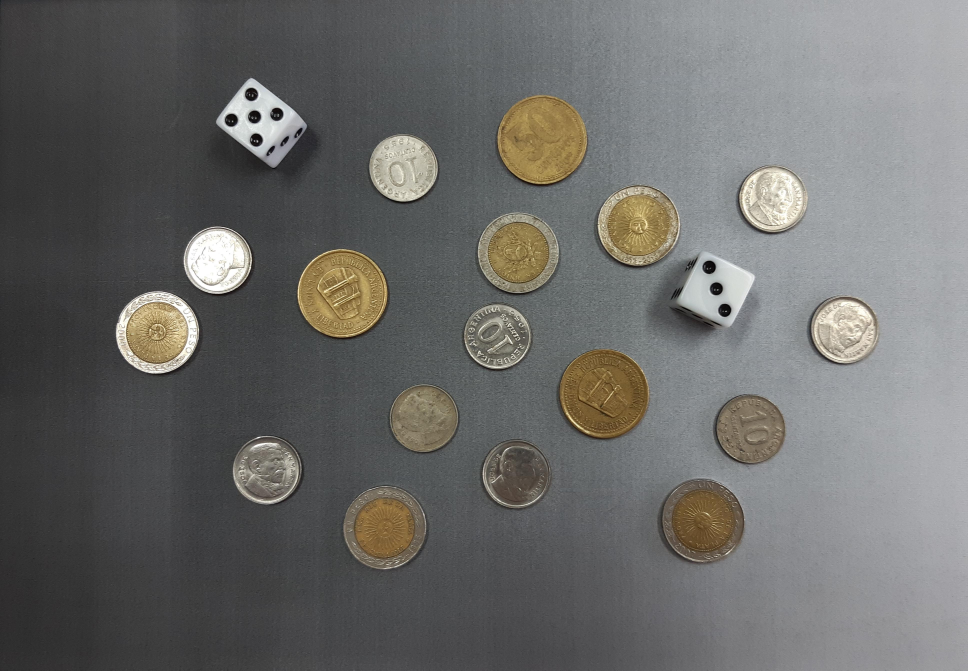
#> input picture ProcesamientoDeImagenesFacultad/tp2/img/monedas.jpg, 3871 x 2681 px, found by its file name (shown at 1/4 size)
$ python 'ejercicio1 (1).py'
#> lines starting #> are read from the running program, lines starting #| are printed output that depends on the picture; after the words box and inside, x2 and y2 are one past the last pixel; in counts of white or black regions, pixels touching at a corner belong together
import matplotlib.pyplot as plt
import numpy as np
import imutils
import cv2

# Carga de imagen
PATH_MONEDAS = 'img/monedas.jpg'

img      = cv2.imread(PATH_MONEDAS)
#> img is the input picture: shape (2681, 3871, 3); mean B, G, R 105.5, 107.4, 107.5
img_rgb  = cv2.cvtColor(img, cv2.COLOR_BGR2RGB)
img_gray = cv2.cvtColor(img, cv2.COLOR_RGB2GRAY)
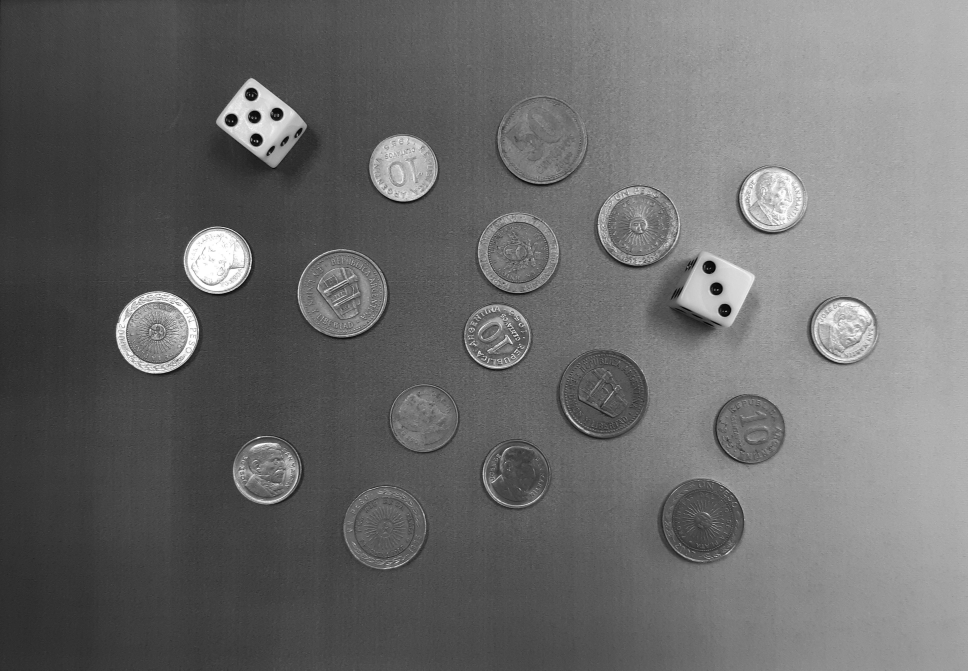
#> img_gray: shape (2681, 3871) (shown at 1/4 size); min 0, max 255, mean 106.7

# a) Procesar la imagen de manera de segmentar las
# monedas y los dados de manera automática.
blur      = cv2.GaussianBlur(img_gray, (3, 3), 2)
img_canny = cv2.Canny(blur, 255*0.40, 255*0.70)
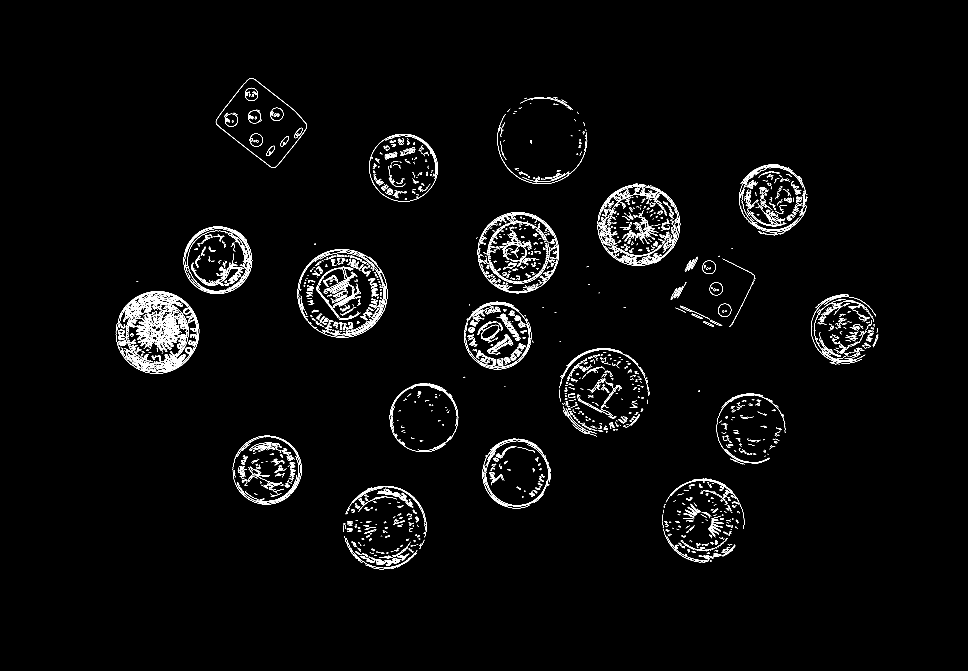
#> img_canny: shape (2681, 3871) (shown at 1/4 size); 1.4% white in thin lines or dots, all inside (x1, y1, x2, y2) = (463, 312, 3513, 2278)
plt.imshow(img_canny, cmap='gray'), plt.show()

elemento_dilatacion = cv2.getStructuringElement(cv2.MORPH_ELLIPSE, (35, 45))
img_dil = cv2.dilate(img_canny, elemento_dilatacion)
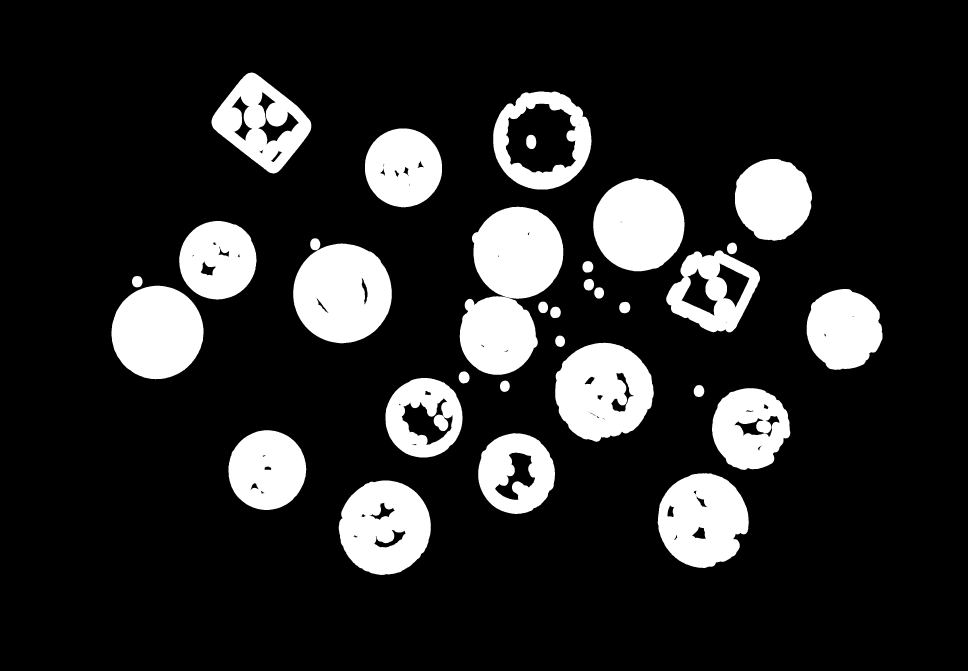
#> img_dil: shape (2681, 3871) (shown at 1/4 size); 15.8% white; 33 white regions, largest, box (x1, y1, x2, y2) and area: (1173, 974, 1567, 1373) 122179, (2221, 1371, 2615, 1767) 115016, (446, 1143, 814, 1517) 107664
ax = plt.subplot(221)
plt.title('Dilatación - Elipse 35x45')
plt.imshow(img_dil, cmap='gray')
#> (the run stopped early here; a loop or call above may not have finished)
